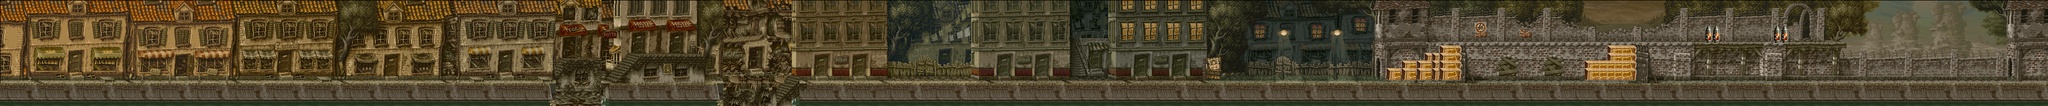

The image is a tile-based game level rendered from a .tmx file. Its description and source (layers, tilesets, objects; grid data summarised) follow:
An orthogonal 269x14 tile map with 16x16 px tiles, 2 tile layers (backgroud, object layer) and 67 objects.

<map version="1.4" tiledversion="1.4.2" orientation="orthogonal" renderorder="right-down" width="269" height="14" tilewidth="16" tileheight="16" infinite="0" nextlayerid="18" nextobjectid="230">
 <tileset firstgid="1" name="tileset" tilewidth="16" tileheight="16" tilecount="19637" columns="269">
  <image source="tileset.png" width="4304" height="1175" />
 </tileset>
 <layer id="1" name="backgroud" width="269" height="14">
  <data>[3766 cells, 3766 non-empty, 3006 distinct tile ids]</data>
 </layer>
 <layer id="2" name="object layer" width="269" height="14">
  <data>[3766 cells, 310 non-empty, 212 distinct tile ids]</data>
 </layer>
 <objectgroup id="3" name="ground">
  <object id="10" x="1.33333" y="176" width="1166.67" height="49.3333" />
  <object id="13" x="3181.33" y="176" width="1122.67" height="49.3333" />
  <object id="14" x="2349.33" y="176" width="833.333" height="48" />
  <object id="15" x="1696" y="177.333" width="653.333" height="48" />
  <object id="59" x="1264" y="176" width="256.667" height="46.6667" />
  <object id="60" x="1343.33" y="117.333" width="136.485" height="62.4242" />
 </objectgroup>
 <objectgroup id="12" name="ramp">
  <object id="182" x="1264.67" y="176">
   <polygon points="0,0 26.6667,-6 73.3333,-58 78.6667,-58.6667 78,-2" />
  </object>
  <object id="183" x="1696.67" y="178">
   <polygon points="0,0 -18,-11.3333 -24,-11.3333 -63.3333,30.6667 -63.3333,46 0.666667,48" />
  </object>
 </objectgroup>
 <objectgroup id="4" name="roof">
  <object id="16" x="70.6667" y="102" width="62" height="18" />
  <object id="17" x="193.333" y="102" width="59.3333" height="18" />
  <object id="18" x="288.667" y="105.333" width="74.6667" height="16" />
  <object id="19" x="410" y="106.667" width="74" height="12.6667" />
  <object id="21" x="512" y="113.333" width="30.6667" height="12.6667" />
  <object id="22" x="545.333" y="113.333" width="31.3333" height="14" />
  <object id="23" x="630" y="112.667" width="68.6667" height="16" />
  <object id="24" x="745.333" y="118" width="44" height="14" />
  <object id="26" x="864" y="119.333" width="47.3333" height="12" />
  <object id="27" x="986" y="100.667" width="44.6667" height="12.6667" />
  <object id="28" x="1097.33" y="99.3333" width="45.3333" height="12.6667" />
  <object id="29" x="1322.67" y="44" width="50" height="20.6667" />
  <object id="30" x="1402.67" y="46.6667" width="52" height="16" />
  <object id="31" x="1518.67" y="83.3333" width="78" height="8.66667" />
  <object id="32" x="2943.33" y="128.667" width="52.25" height="48.9091" />
  <object id="33" x="2992" y="111.958" width="36.4167" height="66.6705" />
  <object id="35" x="3024.93" y="92.6667" width="55.6326" height="83.1969" />
  <object id="37" x="3328" y="128" width="135.333" height="47.3333" />
  <object id="38" x="3377.67" y="96.25" width="85.3333" height="32.7878" />
  <object id="203" x="2914.33" y="144.33" width="31.4545" height="33.1818" />
 </objectgroup>
 <objectgroup id="11" name="hole">
  <object id="180" x="1168.67" y="224.667" width="96.6667" height="5.33333" />
  <object id="181" x="1520.67" y="222.667" width="112" height="6" />
 </objectgroup>
 <objectgroup id="9" name="finalmap">
  <object id="55" x="0" y="0.666667" width="2.66667" height="174" />
  <object id="56" x="4300.67" y="0" width="4" height="175.333" />
 </objectgroup>
 <objectgroup id="5" name="Enemy1">
  <object id="186" x="322.667" y="160" />
  <object id="187" x="573.333" y="90.6667" />
  <object id="188" x="897.333" y="161.333" />
  <object id="189" x="1436" y="97" />
  <object id="190" x="1960" y="149.333" width="1.33333" />
  <object id="191" x="1973.33" y="157.333" />
  <object id="192" x="3296" y="157.333" />
  <object id="193" x="2697.33" y="152" />
  <object id="219" x="1557" y="36.3333" />
  <object id="220" x="1578.67" y="185" />
  <object id="223" x="2245.33" y="150.333" />
 </objectgroup>
 <objectgroup id="6" name="Enemy2">
  <object id="184" x="562.667" y="158.667" />
  <object id="185" x="354.667" y="77.3333" />
  <object id="194" x="887.424" y="108.122" />
  <object id="195" x="2165.33" y="149.333" />
  <object id="196" x="2968.08" y="109.083" />
  <object id="225" x="3349.75" y="103.25" />
  <object id="226" x="1339" y="26" />
 </objectgroup>
 <objectgroup id="7" name="Item">
  <object id="198" x="3222.67" y="89.3333" />
  <object id="199" x="2698.67" y="96" />
  <object id="200" x="1563.33" y="65" />
  <object id="201" x="997.333" y="84" />
  <object id="202" x="324" y="88" />
 </objectgroup>
 <objectgroup id="10" name="final" />
 <objectgroup id="14" name="helicoptero">
  <object id="208" x="4223.33" y="133.333" />
 </objectgroup>
 <objectgroup id="17" name="enemyground">
  <object id="210" x="1172" y="169.333" />
  <object id="211" x="1336.33" y="111.667" />
  <object id="212" x="1704.66" y="171.667" />
  <object id="213" x="2347.33" y="171.667" />
  <object id="214" x="917.563" y="111.707" />
  <object id="215" x="857.045" y="111.992" />
  <object id="216" x="1485.33" y="112" />
  <object id="217" x="1516" y="76.6667" />
  <object id="218" x="1599.33" y="78.3333" />
  <object id="224" x="3326.25" y="125.75" />
  <object id="227" x="1374" y="40" />
 </objectgroup>
</map>